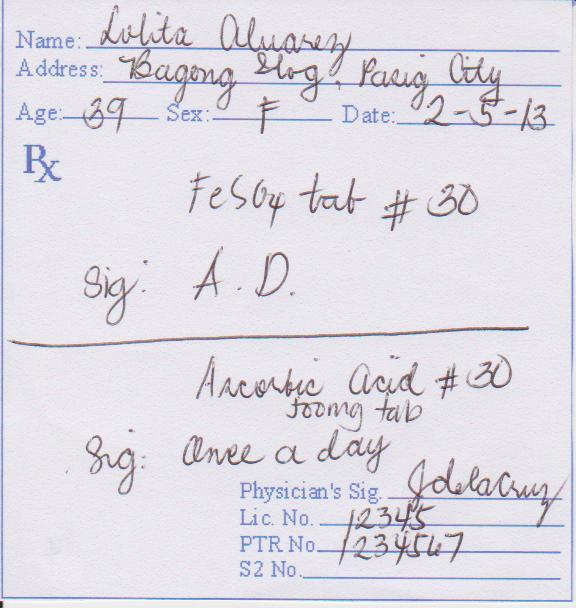
#> input picture vio-4.jpg, 576 x 608 px
$ python extract_medicines.py vio-4.jpg vio-4.jpg
#> lines starting #> are read from the running program, lines starting #| are printed output that depends on the picture
import sys
import os
import json
import mysql.connector
import google.generativeai as genai
import cv2
import numpy as np
from dotenv import load_dotenv

# Load API key
load_dotenv()
genai.configure(api_key=os.getenv("GEMINI_API_KEY"))  # type: ignore


def preprocess_image(image_path):
    """Preprocess image to enhance text extraction."""
#> called with image_path = 'vio-4.jpg'
    image = cv2.imread(image_path, cv2.IMREAD_GRAYSCALE)
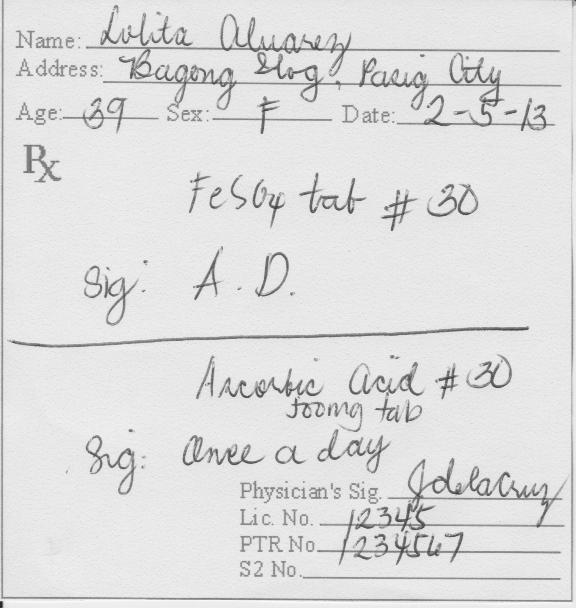
#> image: shape (608, 576); min 26, max 255, mean 222.4
    processed_image = cv2.adaptiveThreshold(
        image, 255, cv2.ADAPTIVE_THRESH_GAUSSIAN_C, cv2.THRESH_BINARY, 11, 2
    )
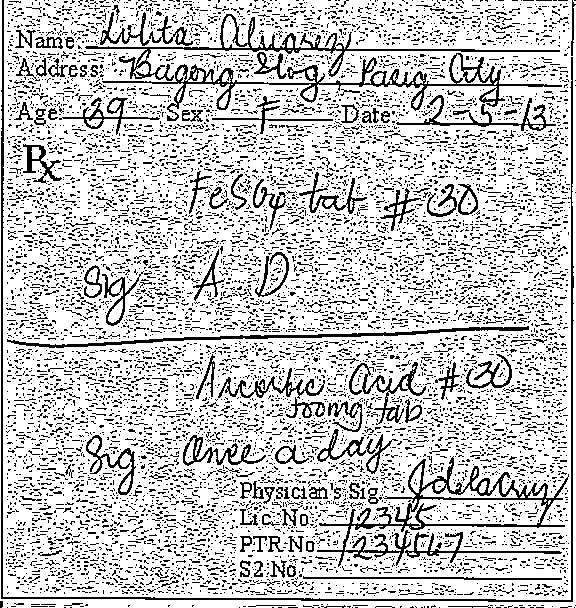
#> processed_image: shape (608, 576); 78.5% white; black in thin lines or dots
    processed_path = "processed_" + os.path.basename(image_path)
    cv2.imwrite(processed_path, processed_image)
    return processed_path


def extract_medicines(image_path):
    """Extracts medicine details from a prescription image using Gemini AI."""
    processed_image_path = preprocess_image(image_path)
    file = genai.upload_file(processed_image_path, mime_type="image/jpg")  # type: ignore

    generation_config = {
        "temperature": 1,
        "top_p": 0.95,
        "top_k": 40,
        "max_output_tokens": 8192,
        "response_mime_type": "text/plain",
    }

    model = genai.GenerativeModel(  # type: ignore
        model_name="gemini-2.0-flash",
        generation_config=generation_config,  # type: ignore
        system_instruction="Extract medicine, dosage, frequency of medicines in given prescriptions row-wise, comma-separated. If unable to extract any of the three, mention 'null'.\n\nDo not include any additional information or text.",
    )

    chat_session = model.start_chat(
        history=[
            {
                "role": "user",
                "parts": [
                    file,
                ],
            },
            {
                "role": "model",
                "parts": [
                    "FeSO4, null, A.D.\nAscorbic Acid, 500mg, Once a day",
                ],
            },
        ]
    )
    response = chat_session.send_message(
        [file, "Extract medicines with name, dosage, and frequency"]
    )

    medicines = []
    extracted_text = ""

    if response.text:
        extracted_text = response.text.strip()

        #  Debugging: Print the response from Gemini
        print(" Extracted text from Gemini AI:")
        print(extracted_text)

        lines = extracted_text.split("\n")
        for line in lines:
            line = line.strip()
            if line:  # Skip empty lines
                parts = line.split(", ")
                medicines.append(
                    {"name": parts[0], "dosage": parts[1], "frequency": parts[2]}
                )

    #  Debugging: Print extracted medicine list
    print(" Parsed Medicines List:")
    print(json.dumps(medicines, indent=2))

    return extracted_text, medicines


def store_medicines_in_db(prescription_id, extracted_text, medicines):
    """Stores extracted medicines and updates the database."""
    cursor = None
    db = None
    try:
        # Connect to MySQL database
        db = mysql.connector.connect(
            host="localhost", user="root", password="", database="pharma_assist"
        )
        cursor = db.cursor()

        # Update extracted text in prescriptions table
        cursor.execute(
            "UPDATE prescriptions SET extracted_text = %s WHERE id = %s",
            (extracted_text, prescription_id),
        )
        db.commit()

        # Insert extracted medicines into the database
        for medicine in medicines:
            if medicine["name"] != "null":  # Skip completely empty rows
                cursor.execute(
                    "INSERT INTO medicines (prescription_id, medicine_name, dosage, frequency) VALUES (%s, %s, %s, %s)",
                    (
                        prescription_id,
                        medicine["name"],
                        medicine["dosage"],
                        medicine["frequency"],
                    ),
                )
        db.commit()

        print("Medicines extracted and stored successfully.")

    except mysql.connector.Error as err:
        print(f"Database Error: {err}")

    finally:
        if cursor:
            cursor.close()
        if db:
            db.close()


if __name__ == "__main__":
    # ✅ Get prescription ID and image path from command-line arguments
    prescription_id = sys.argv[1]
    image_path = sys.argv[2]

    # ✅ Extract medicines
    extracted_text, extracted_medicines = extract_medicines(image_path)

    # ✅ Store medicines in MySQL
    store_medicines_in_db(prescription_id, extracted_text, extracted_medicines)
#> (the call stopped at in store_medicines_in_db, `db = mysql.connector.connect( host="localhost", user="root", password=..`: mysql is not available in this run)
